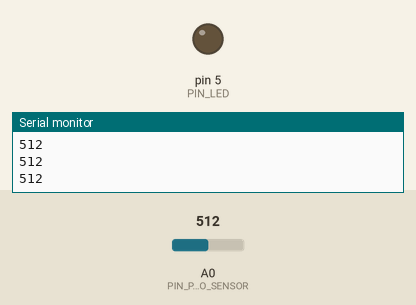
Recording of a sketch running on a simulated Arduino Uno, built with avr-gcc and run on an emulated ATmega328P. Shown: output pins drawn as LEDs (lit = HIGH), the last lines printed to the serial monitor. The test bench sets the inputs (shaded band); at power-on: A0 (PIN_PHOTO_SENSOR) = 512.

Above: at 1.2 s.
1.3 s: A0 (PIN_PHOTO_SENSOR) set to 894
2.8 s: A0 (PIN_PHOTO_SENSOR) set to 909
At 3.8 s:
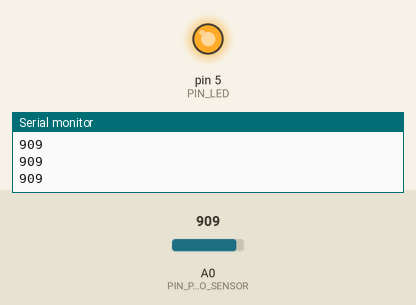
4.3 s: A0 (PIN_PHOTO_SENSOR) set to 900
At 4.8 s:
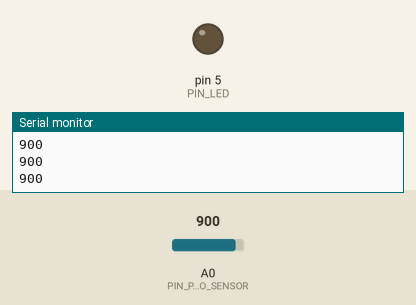
5.8 s: A0 (PIN_PHOTO_SENSOR) set to 1023
At 6.1 s:
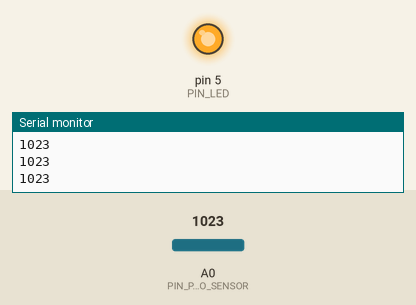
Timing chart, 0 to 8.3 s (numbered marks = the images above; inputs shaded):
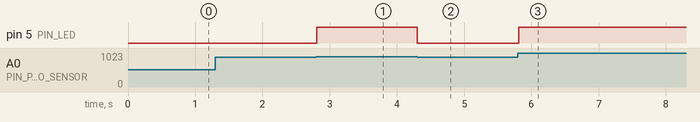

The sketch:

light_detector.ino
```cpp
#define PIN_LED 5
#define PIN_PHOTO_SENSOR A0

void setup() {
  Serial.begin(9600);
  pinMode(PIN_LED, OUTPUT);
}

void loop() {
  int val = analogRead(PIN_PHOTO_SENSOR);
  Serial.println(val);
  if (val > 900) {
    digitalWrite(PIN_LED, HIGH);
  }
  else {
    digitalWrite(PIN_LED, LOW);
  }
}
```

Measured:
- the behaviour switches between 900 and 901 on A0 (PIN_PHOTO_SENSOR) (found by bisection; images 0 and 1)
- after the input at 2.8 s, pin 5 (PIN_LED): LOW → HIGH at once
- after the input at 4.3 s, pin 5 (PIN_LED): HIGH → LOW at once
- after the input at 5.8 s, pin 5 (PIN_LED): LOW → HIGH at once
